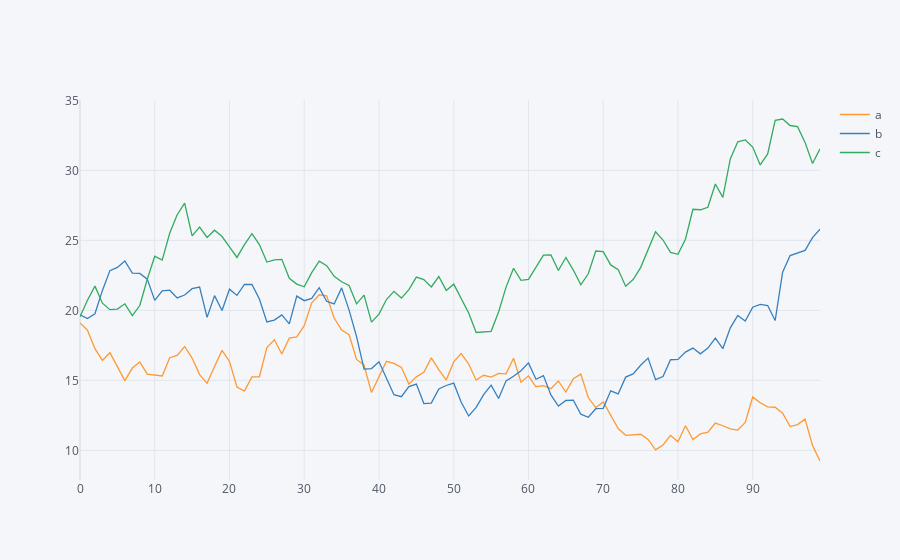

Write notebook code for a chart like this one.
### Code cell
df.iplot()  # interactive plot
